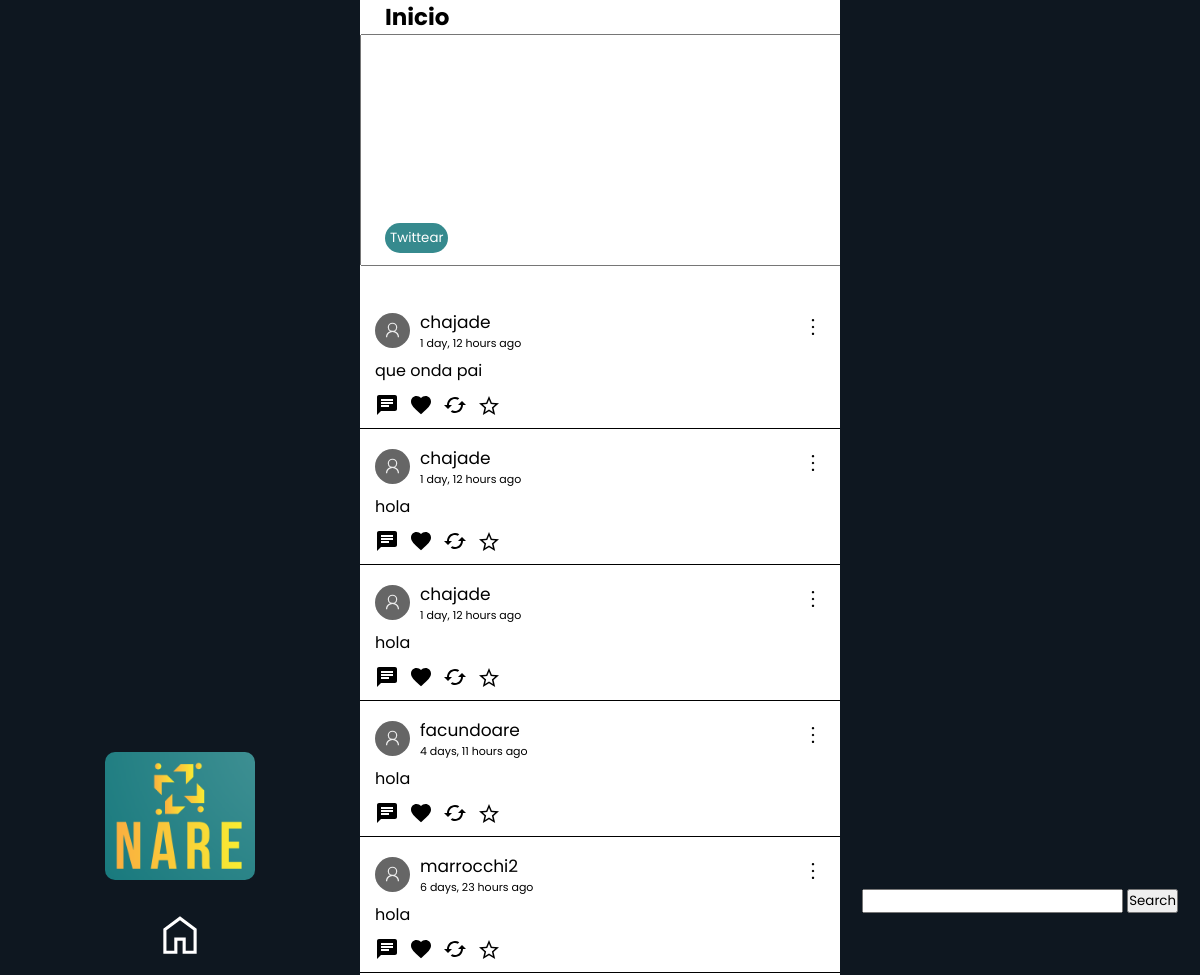
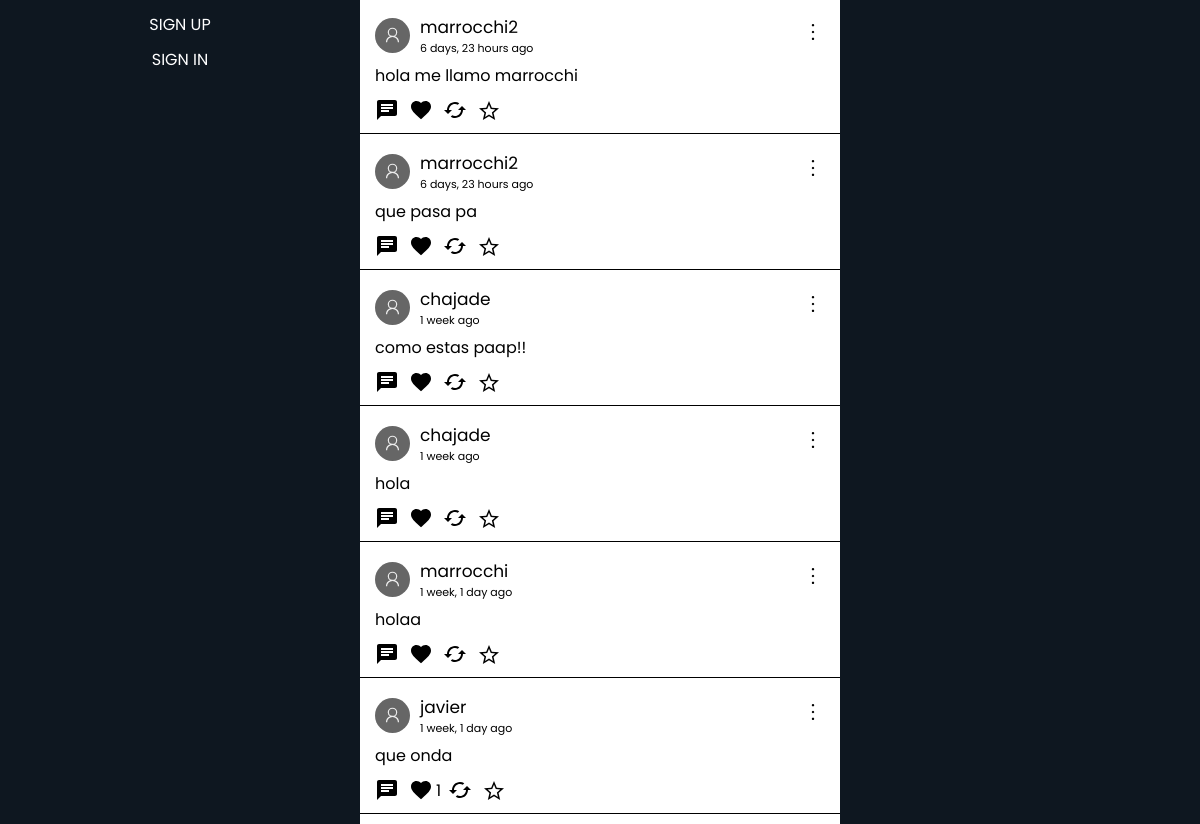
The app's page /, older data (2 pictures, top to bottom).
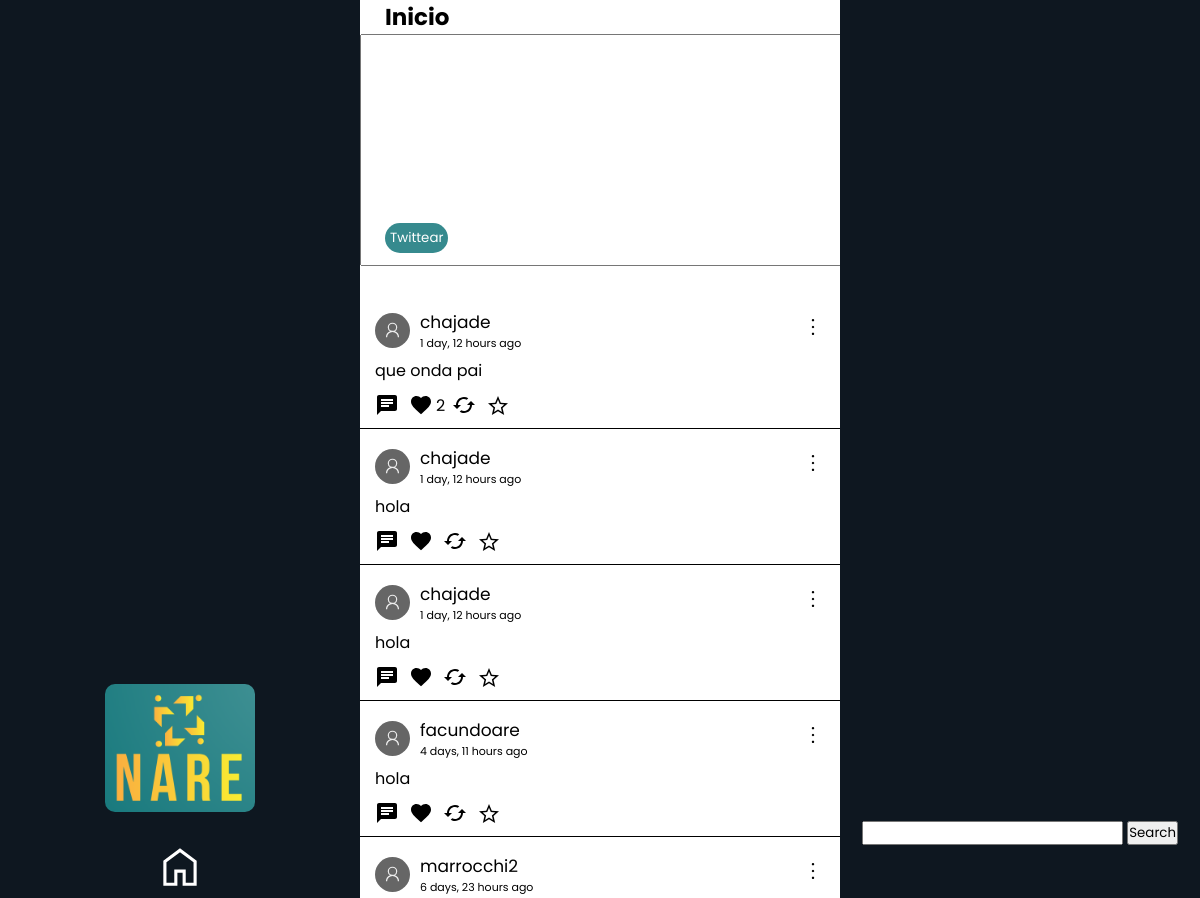
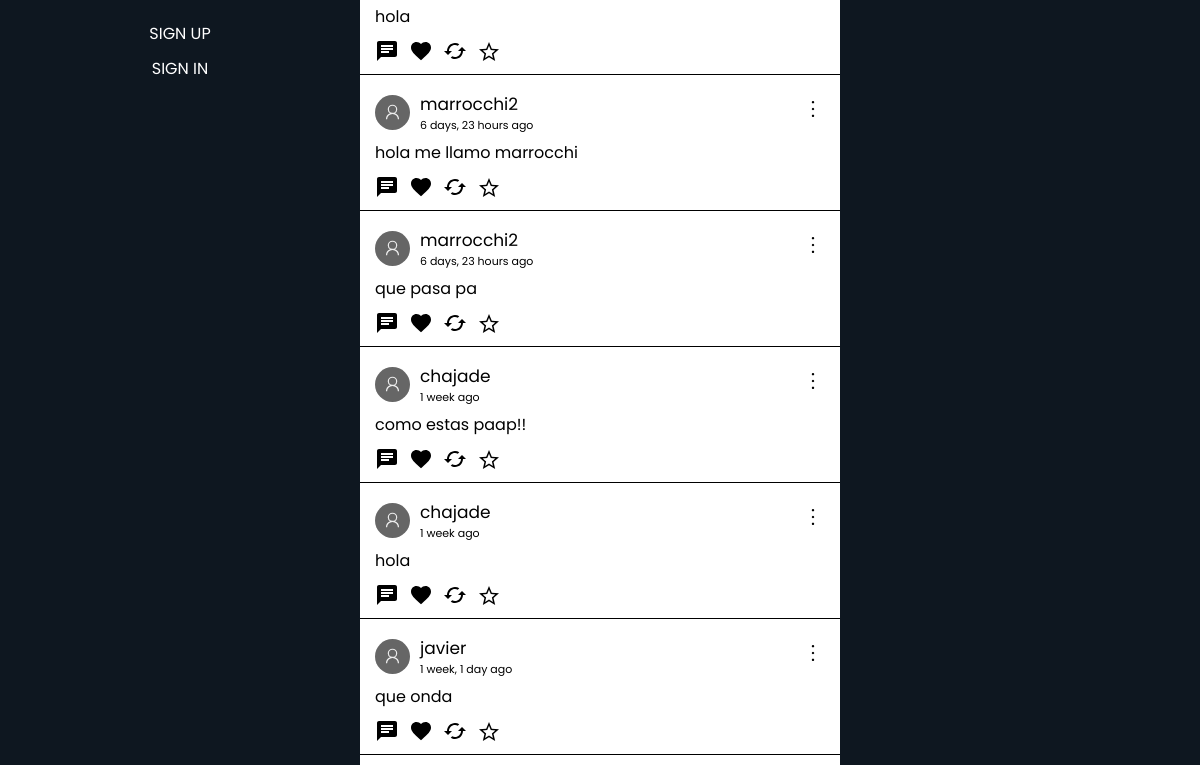
The same page, newer data (2 pictures, top to bottom).
### tweets/models.py (models this page shows)
class Tweet(models.Model):
    user = models.ForeignKey(User, null=True, on_delete=models.CASCADE)
    content = models.TextField(max_length=180)
    created_at = models.DateTimeField(auto_now_add=True)
    likes = models.IntegerField(default=0)
    likes_users = models.ManyToManyField(User, related_name="likes_tweets")
    retweets = models.IntegerField(default=0)
    parent_tweet = models.IntegerField(null=True)

### tweets/views.py (the view)
# urls.py: path('', views.globalFeed, name='globalFeed'),
def globalFeed(request):
    tweets = Tweet.objects.all().filter(parent_tweet = None)
    return render(request, 'globalFeed.html',{
            'form': forms.postTweet,
            'tweets': tweets,
    })

### tweets/templates/globalFeed.html (shortened to what this page needs)
{% extends 'base.html' %}  {% load static %}
    {% block content %}
    <link rel="stylesheet" href="{% static 'globalFeed.css' %}" />
    <link rel="stylesheet" href="{% static 'User.css' %}" />
    <div class="container-1">
        <h1 class="feedTitle">Inicio</h1>
        <form action="{% url 'postTweet' %}" method="POST" class="postTweetForm">
            <textarea name="content" cols="55" rows="10" required="" id="id_content" spellcheck="false"></textarea>
            <button>
                Twittear
            </button>
        </form>
    </div>
        <div class="tweets">
            {% for tweet in tweets %}
                {% include 'Tweet.html' %}
            {% endfor %}
{% endblock content %}

### tweets/templates/Tweet.html (shortened to what this page needs)
<a href="{% url 'tweetDetails' tweet.id %}" class="tweet">
    <div class="div-content" id="{{tweet.id}}">
        <div class="tweetHead">
            <div class="fotoPerfil">
                <form action="{% url 'myProfile' tweet.user.id %}" class="formName">
                    <button class="usernameTweet">{{tweet.user.username}}</button>
                    <p class="timeAgo">{{tweet.created_at|timesince}} ago</p>
                </form>
            </div>
            <div class="tweetOptions">
                <button  class="optionButtons" data="true"></button>
            </div>
        </div>
        <span class="tweetMessage">{{tweet.content}}</span>
        <div class="buttons">
            <button class="msgButton" id="{{tweet.id}}">
                    <svg class="msgSvg" xmlns="http://www.w3.org/2000/svg" height="24px" viewBox="0 0 24 24" width="24px" fill="#000000">
                        <path d="M0 0h24v24H0z" fill="none"/>
                        <path d="M20 2H4c-1.1 0-1.99.9-1.99 2L2 22l4-4h14c1.1 0 2-.9 2-2V4c0-1.1-.9-2-2-2zM6 9h12v2H6V9zm8 5H6v-2h8v2zm4-6H6V6h12v2z"/>
                    </svg>
                </button>
                <form action="{% url 'like' tweet.id %}" class="likeForm" id="likeForm">
                    <button class="likeBtn" onclick="{% if user.is_authenticated %} like(event, this) {% endif %}" tweet-id="{{tweet.id}}" >
                    </button>
                    {% if tweet.likes != 0 %}
                        <p class="likeCount" id="{{tweet.id}}">{{tweet.likes}}</p>
                    {% else %}
                        <p class="likeCount" id="{{tweet.id}}"></p>
                    {% endif %}
                </form>
                <form>
                    <button>
                    </button>
                </form>
                <form action="{% url 'keepTweets' tweet.id %}" id="keepForm">
                    <button tweet-id="{{tweet.id}}" onclick="{% if user.is_authenticated %} favs(event, this) {% endif %}" class="keptButton">
                        {% if tweet in profile.keeps.all %}
                            <svg class="keepSvg saved" xmlns="http://www.w3.org/2000/svg" height="24px" viewBox="0 96 960 960" width="24px"><path fill="rgb(211, 165, 15)" d="m323 851 157-94 157 95-42-178 138-120-182-16-71-168-71 167-182 16 138 120-42 178Zm-90 125 65-281L80 506l288-25 112-265 112 265 288 25-218 189 65 281-247-149-247 149Zm247-355Z"/></svg>
                        {% else %}
                            <svg class="keepSvg" xmlns="http://www.w3.org/2000/svg" height="24px" viewBox="0 96 960 960" width="24px"><path d="m323 851 157-94 157 95-42-178 138-120-182-16-71-168-71 167-182 16 138 120-42 178Zm-90 125 65-281L80 506l288-25 112-265 112 265 288 25-218 189 65 281-247-149-247 149Zm247-355Z"/></svg>
                        {% endif %}
                    </button>
                </form>
            </div>
        </a>
    </div>

Row changes from the older to the newer data that the page shows:
removed Tweet: user.username "marrocchi", created_at "1 week, 1 day", content "holaa"
changed Tweet "que onda": likes "1" → (not shown)
changed Tweet "que onda pai": likes (not shown) → "2"
